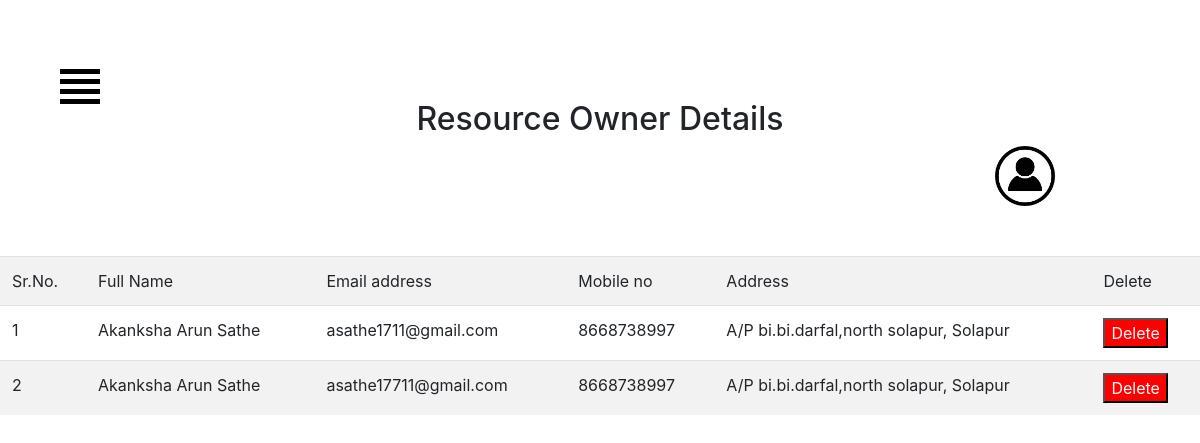
Screenshot of /admin/owner_info.php with the database file from the repository.
### tables this page shows
CREATE TABLE `owner_info` (
  `id` int(100) NOT NULL,
  `name` varchar(100) NOT NULL,
  `email` varchar(100) NOT NULL,
  `mob` varchar(100) NOT NULL,
  `address` varchar(100) NOT NULL,
  `password` varchar(100) NOT NULL
);

### admin/owner_info.php (the view, shortened to what this page needs)
<!DOCTYPE html>
<html>
<head>
<link rel="stylesheet" href="https://cdn.jsdelivr.net/npm/bootstrap@4.1.3/dist/css/bootstrap.min.css">
</head>
</head>
<body>
<h2>Resource Owner Details</h2>
<center><table class="table table-striped">
  <tr>
    <td>Sr.No.</td>
    <td>Full Name</td>
    <td>Email address</td>
    <td>Mobile no</td>
    <td>Address</td>
    <td>Delete</td>
  </tr>
<?php
include "menu.php";
include "../db.php";
$records = mysqli_query($conn,"select * from owner_info");
$dataa['id']=1;
while($data = mysqli_fetch_array($records))
{
?>
  <tr>
    <td><?php echo $dataa['id']; ?></td>
    <td><?php echo $data['name']; ?></td>
    <td><?php echo $data['email']; ?></td>
<td><?php echo $data['mob']; ?></td>
    <td><?php echo $data['address']; ?></td>
       <td>
       <a href="php/o_delete.php?id=<?php echo $data['id']; ?>"><button>Delete</button></a></td>
  </tr>
<?php
$dataa['id']=$dataa['id']+1;
}
?>
</table></center>
</body>
</html>

### admin/css/menu.css (style rules this page uses)
body { font-family: Libre Caslon Text; // background-color: #FFAB91; }
.menu-links li, a, span { transition: 0.5s ease-in-out; }

### admin/owner_info.php (style rules this page uses)
body { text-align: center; background-color:#fffff7; }
h2 { padding-top: 100px; text-align: center; position: relative; }
table { margin-top:50px; }
button { background-color:red; color:#fff; border-radius:10px; }

### rows the page displays
owner_info: name "Akanksha Arun Sathe", email "asathe1711@gmail.com", mob "8668738997", address "A/P bi.bi.darfal,north solapur, Solapur"
owner_info: id "2", name "Akanksha Arun Sathe", email "asathe17711@gmail.com", mob "8668738997", address "A/P bi.bi.darfal,north solapur, Solapur"
